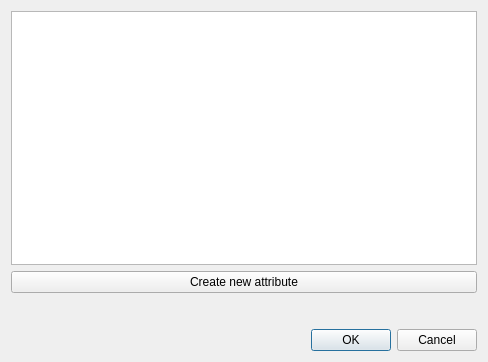
<?xml version="1.0" encoding="UTF-8"?>
<ui version="4.0">
 <class>DialogAddAttribute</class>
 <widget class="QDialog" name="DialogAddAttribute">
  <property name="geometry">
   <rect>
    <x>0</x>
    <y>0</y>
    <width>488</width>
    <height>362</height>
   </rect>
  </property>
  <property name="windowTitle">
   <string>Dialog</string>
  </property>
  <layout class="QVBoxLayout" name="verticalLayout">
   <item>
    <widget class="QTableView" name="tableViewAttributes"/>
   </item>
   <item>
    <widget class="QPushButton" name="pushButtonCreateNewAttribute">
     <property name="text">
      <string>Create new attribute</string>
     </property>
    </widget>
   </item>
   <item>
    <spacer name="verticalSpacer">
     <property name="orientation">
      <enum>Qt::Vertical</enum>
     </property>
     <property name="sizeType">
      <enum>QSizePolicy::Fixed</enum>
     </property>
     <property name="sizeHint" stdset="0">
      <size>
       <width>20</width>
       <height>30</height>
      </size>
     </property>
    </spacer>
   </item>
   <item>
    <widget class="QDialogButtonBox" name="buttonBox">
     <property name="orientation">
      <enum>Qt::Horizontal</enum>
     </property>
     <property name="standardButtons">
      <set>QDialogButtonBox::Cancel|QDialogButtonBox::Ok</set>
     </property>
    </widget>
   </item>
  </layout>
 </widget>
 <resources/>
 <connections>
  <connection>
   <sender>buttonBox</sender>
   <signal>accepted()</signal>
   <receiver>DialogAddAttribute</receiver>
   <slot>accept()</slot>
   <hints>
    <hint type="sourcelabel">
     <x>248</x>
     <y>254</y>
    </hint>
    <hint type="destinationlabel">
     <x>157</x>
     <y>274</y>
    </hint>
   </hints>
  </connection>
  <connection>
   <sender>buttonBox</sender>
   <signal>rejected()</signal>
   <receiver>DialogAddAttribute</receiver>
   <slot>reject()</slot>
   <hints>
    <hint type="sourcelabel">
     <x>316</x>
     <y>260</y>
    </hint>
    <hint type="destinationlabel">
     <x>286</x>
     <y>274</y>
    </hint>
   </hints>
  </connection>
 </connections>
</ui>
